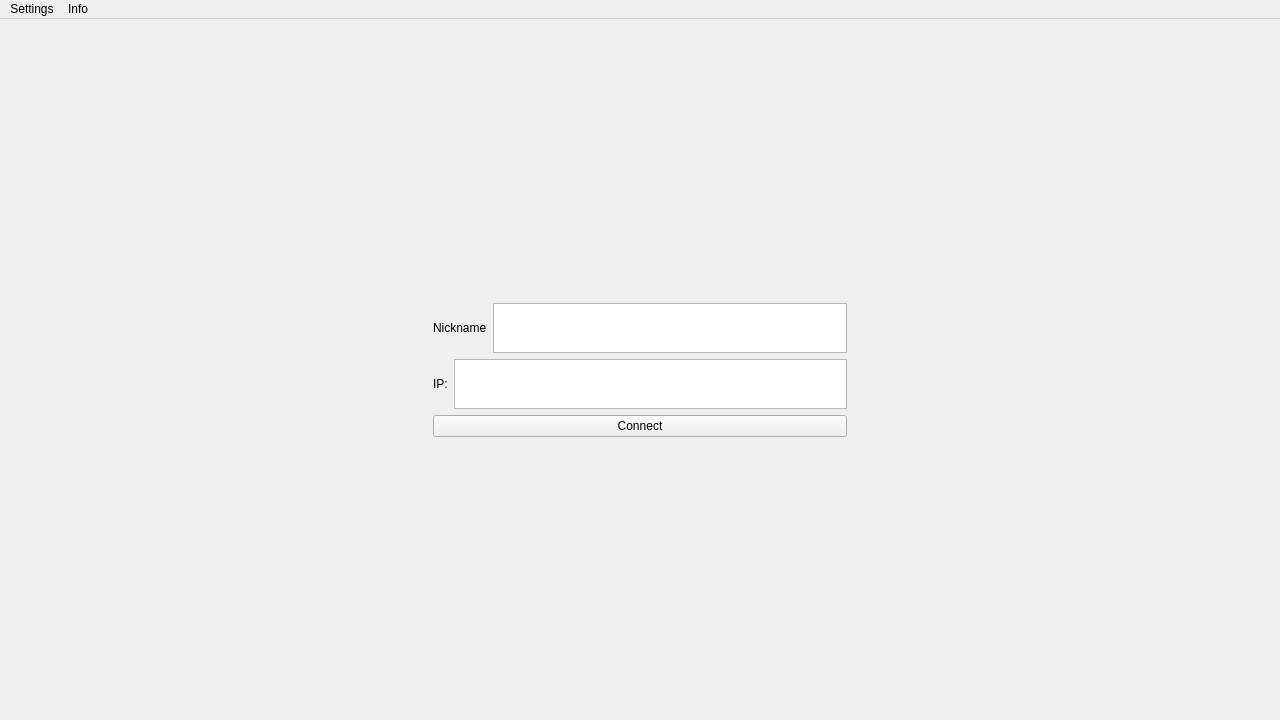
<?xml version="1.0" encoding="UTF-8"?>
<ui version="4.0">
 <class>MainWindow</class>
 <widget class="QMainWindow" name="MainWindow">
  <property name="geometry">
   <rect>
    <x>0</x>
    <y>0</y>
    <width>1280</width>
    <height>720</height>
   </rect>
  </property>
  <property name="windowTitle">
   <string>BetterCommunicator</string>
  </property>
  <widget class="QWidget" name="centralwidget">
   <layout class="QGridLayout" name="gridLayout">
    <item row="0" column="0">
     <widget class="QStackedWidget" name="stackedWidget">
      <property name="currentIndex">
       <number>0</number>
      </property>
      <widget class="QWidget" name="page">
       <layout class="QGridLayout" name="gridLayout_3">
        <item row="0" column="0">
         <layout class="QVBoxLayout" name="verticalLayout_5">
          <item>
           <spacer name="verticalSpacer">
            <property name="orientation">
             <enum>Qt::Vertical</enum>
            </property>
            <property name="sizeHint" stdset="0">
             <size>
              <width>20</width>
              <height>40</height>
             </size>
            </property>
           </spacer>
          </item>
          <item>
           <layout class="QHBoxLayout" name="horizontalLayout_6">
            <item>
             <spacer name="horizontalSpacer">
              <property name="orientation">
               <enum>Qt::Horizontal</enum>
              </property>
              <property name="sizeHint" stdset="0">
               <size>
                <width>40</width>
                <height>20</height>
               </size>
              </property>
             </spacer>
            </item>
            <item>
             <layout class="QVBoxLayout" name="verticalLayout" stretch="0,0">
              <item>
               <layout class="QVBoxLayout" name="verticalLayout_4" stretch="0,0">
                <item>
                 <layout class="QHBoxLayout" name="horizontalLayout_3">
                  <item>
                   <widget class="QLabel" name="label">
                    <property name="text">
                     <string>Nickname</string>
                    </property>
                   </widget>
                  </item>
                  <item>
                   <widget class="QPlainTextEdit" name="plainTextEdit">
                    <property name="maximumSize">
                     <size>
                      <width>16777215</width>
                      <height>50</height>
                     </size>
                    </property>
                   </widget>
                  </item>
                 </layout>
                </item>
                <item>
                 <layout class="QHBoxLayout" name="horizontalLayout_5">
                  <item>
                   <widget class="QLabel" name="label_2">
                    <property name="text">
                     <string>IP:</string>
                    </property>
                   </widget>
                  </item>
                  <item>
                   <widget class="QPlainTextEdit" name="plainTextEdit_2">
                    <property name="maximumSize">
                     <size>
                      <width>16777215</width>
                      <height>50</height>
                     </size>
                    </property>
                   </widget>
                  </item>
                 </layout>
                </item>
               </layout>
              </item>
              <item>
               <widget class="QPushButton" name="pushButton_5">
                <property name="text">
                 <string>Connect</string>
                </property>
               </widget>
              </item>
             </layout>
            </item>
            <item>
             <spacer name="horizontalSpacer_2">
              <property name="orientation">
               <enum>Qt::Horizontal</enum>
              </property>
              <property name="sizeHint" stdset="0">
               <size>
                <width>40</width>
                <height>20</height>
               </size>
              </property>
             </spacer>
            </item>
           </layout>
          </item>
          <item>
           <spacer name="verticalSpacer_2">
            <property name="orientation">
             <enum>Qt::Vertical</enum>
            </property>
            <property name="sizeHint" stdset="0">
             <size>
              <width>20</width>
              <height>40</height>
             </size>
            </property>
           </spacer>
          </item>
         </layout>
        </item>
       </layout>
      </widget>
      <widget class="QWidget" name="page_2">
       <layout class="QGridLayout" name="gridLayout_2">
        <item row="0" column="0">
         <layout class="QHBoxLayout" name="horizontalLayout" stretch="0,3,0">
          <item>
           <layout class="QVBoxLayout" name="verticalLayout_2" stretch="0,0,0">
            <item>
             <widget class="QListWidget" name="listWidget">
              <property name="maximumSize">
               <size>
                <width>16777215</width>
                <height>16777215</height>
               </size>
              </property>
              <property name="styleSheet">
               <string notr="true">border-radius: 25px;</string>
              </property>
             </widget>
            </item>
            <item>
             <layout class="QHBoxLayout" name="horizontalLayout_2">
              <item>
               <widget class="QPushButton" name="pushButton_3">
                <property name="text">
                 <string>Mute</string>
                </property>
               </widget>
              </item>
              <item>
               <widget class="QPushButton" name="pushButton_4">
                <property name="text">
                 <string>Camera</string>
                </property>
               </widget>
              </item>
              <item>
               <widget class="QPushButton" name="pushButton">
                <property name="text">
                 <string>Share screen</string>
                </property>
               </widget>
              </item>
             </layout>
            </item>
            <item>
             <widget class="QPushButton" name="pushButton_2">
              <property name="text">
               <string>Disconnect</string>
              </property>
             </widget>
            </item>
           </layout>
          </item>
          <item>
           <layout class="QVBoxLayout" name="verticalLayout_3" stretch="6,0">
            <item>
             <widget class="QListWidget" name="listWidget_2">
              <property name="styleSheet">
               <string notr="true">border-radius: 25px 25px 0px 0px;</string>
              </property>
             </widget>
            </item>
            <item>
             <layout class="QHBoxLayout" name="horizontalLayout_4">
              <property name="topMargin">
               <number>0</number>
              </property>
              <property name="bottomMargin">
               <number>0</number>
              </property>
              <item>
               <widget class="TextInput" name="textEdit" native="true">
                <property name="maximumSize">
                 <size>
                  <width>16777215</width>
                  <height>50</height>
                 </size>
                </property>
               </widget>
              </item>
              <item>
               <widget class="QPushButton" name="pushButton_6">
                <property name="text">
                 <string>Send</string>
                </property>
               </widget>
              </item>
             </layout>
            </item>
           </layout>
          </item>
          <item>
           <widget class="QListWidget" name="listWidget_3">
            <property name="maximumSize">
             <size>
              <width>250</width>
              <height>16777215</height>
             </size>
            </property>
            <property name="styleSheet">
             <string notr="true">border-radius: 25px;
</string>
            </property>
           </widget>
          </item>
         </layout>
        </item>
       </layout>
      </widget>
     </widget>
    </item>
   </layout>
  </widget>
  <widget class="QMenuBar" name="menubar">
   <property name="geometry">
    <rect>
     <x>0</x>
     <y>0</y>
     <width>1280</width>
     <height>26</height>
    </rect>
   </property>
   <widget class="QMenu" name="menuSettings">
    <property name="title">
     <string>Settings</string>
    </property>
    <addaction name="actionTheme"/>
    <addaction name="actionAudio"/>
    <addaction name="actionPlugins"/>
   </widget>
   <widget class="QMenu" name="menuInfo">
    <property name="title">
     <string>Info</string>
    </property>
   </widget>
   <addaction name="menuSettings"/>
   <addaction name="menuInfo"/>
  </widget>
  <action name="actionTheme">
   <property name="text">
    <string>Theme</string>
   </property>
  </action>
  <action name="actionAudio">
   <property name="text">
    <string>Audio</string>
   </property>
  </action>
  <action name="actionPlugins">
   <property name="text">
    <string>Plugins</string>
   </property>
  </action>
 </widget>
 <customwidgets>
  <customwidget>
   <class>TextInput</class>
   <extends>QWidget</extends>
   <header>textinput.h</header>
  </customwidget>
 </customwidgets>
 <resources/>
 <connections/>
</ui>
